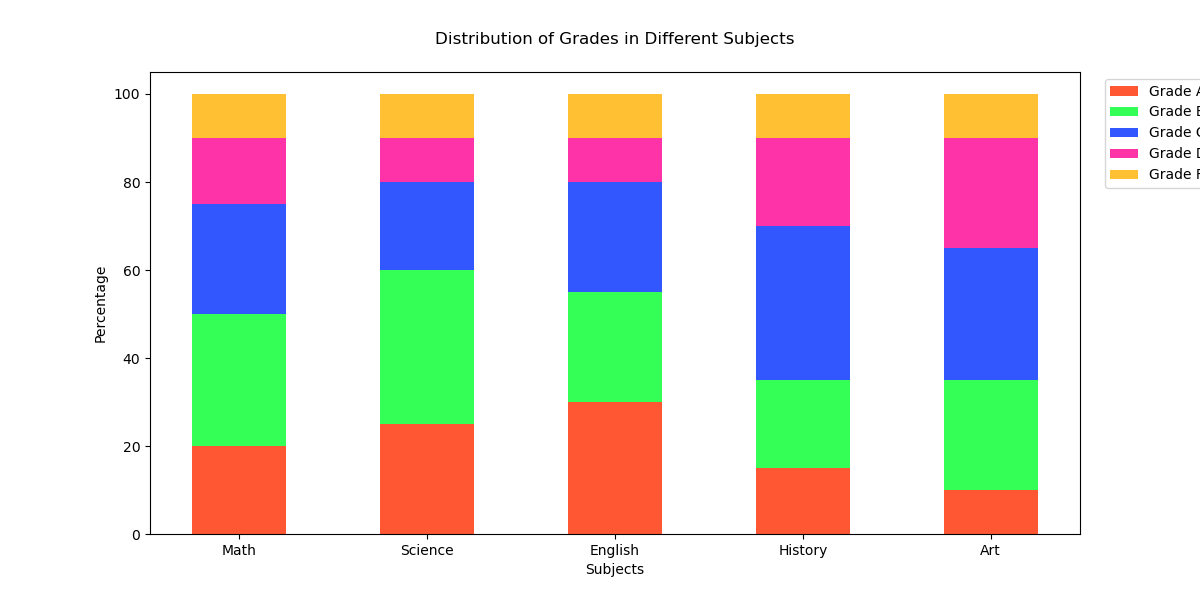

The Python source for this figure:

import matplotlib.pyplot as plt
import numpy as np

# Data
subjects = ['Math', 'Science', 'English', 'History', 'Art']
grades_a = [20, 25, 30, 15, 10]
grades_b = [30, 35, 25, 20, 25]
grades_c = [25, 20, 25, 35, 30]
grades_d = [15, 10, 10, 20, 25]
grades_f = [10, 10, 10, 10, 10]

# Convert to percentage
total = np.array(grades_a) + np.array(grades_b) + np.array(grades_c) + np.array(grades_d) + np.array(grades_f)
grades_a = np.array(grades_a) / total * 100
grades_b = np.array(grades_b) / total * 100
grades_c = np.array(grades_c) / total * 100
grades_d = np.array(grades_d) / total * 100
grades_f = np.array(grades_f) / total * 100

# Plot
fig, ax = plt.subplots(figsize=(12, 6))

bar_width = 0.5
bar_spacing = 1.5

bar1 = ax.bar(subjects, grades_a, bar_width, color='#FF5733', label='Grade A')
bar2 = ax.bar(subjects, grades_b, bar_width, bottom=grades_a, color='#33FF57', label='Grade B')
bar3 = ax.bar(subjects, grades_c, bar_width, bottom=grades_a+grades_b, color='#3357FF', label='Grade C')
bar4 = ax.bar(subjects, grades_d, bar_width, bottom=grades_a+grades_b+grades_c, color='#FF33A8', label='Grade D')
bar5 = ax.bar(subjects, grades_f, bar_width, bottom=grades_a+grades_b+grades_c+grades_d, color='#FFC133', label='Grade F')

# Add title and labels
ax.set_title('Distribution of Grades in Different Subjects', pad=20)
ax.set_ylabel('Percentage')
ax.set_xlabel('Subjects')

# Add legend
ax.legend(loc='upper right', bbox_to_anchor=(1.15, 1))

plt.show()
